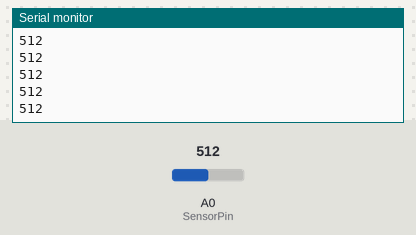
A sketch run on a simulated Arduino Uno, built with avr-gcc and run on an emulated ATmega328P. On the bench: the last lines printed to the serial monitor. The inputs (shaded band) are chosen by the test bench; at power-on: A0 (SensorPin) = 512.

Above: at 1.2 s.
1.3 s: A0 (SensorPin) set to 716
At 1.8 s:
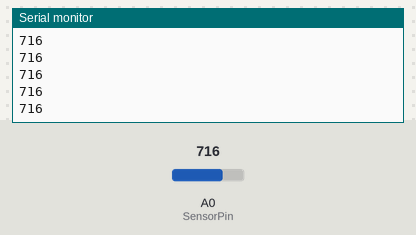
2.8 s: A0 (SensorPin) set to 900
At 3.5 s:
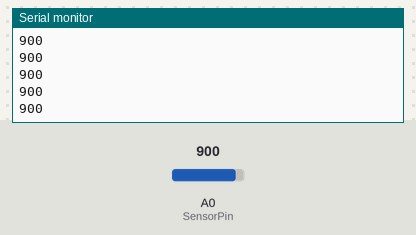
Timing chart, 0 to 5.8 s (numbered marks = the images above; inputs shaded):
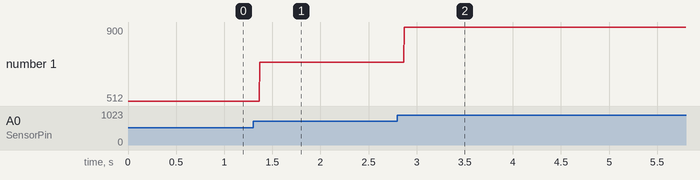

The sketch:

Position_Readout.ino
```cpp
const int SensorPin = A0;
int SensorVal;

void setup() {
  // put your setup code here, to run once:
Serial.begin(9600);
pinMode(SensorPin, INPUT);
}

void loop() {
  // put your main code here, to run repeatedly:
SensorVal = analogRead(SensorPin);
Serial.println(SensorVal);
}
```

Measured:
- after the input at 1.3 s, the serial monitor: prints a new line after 0.07 s (image 1)
- after the input at 2.8 s, the serial monitor: prints a new line after 0.07 s (image 2)
- plotted number 1: 512 → 716 after the input at 1.3 s, 716 → 900 after the input at 2.8 s
